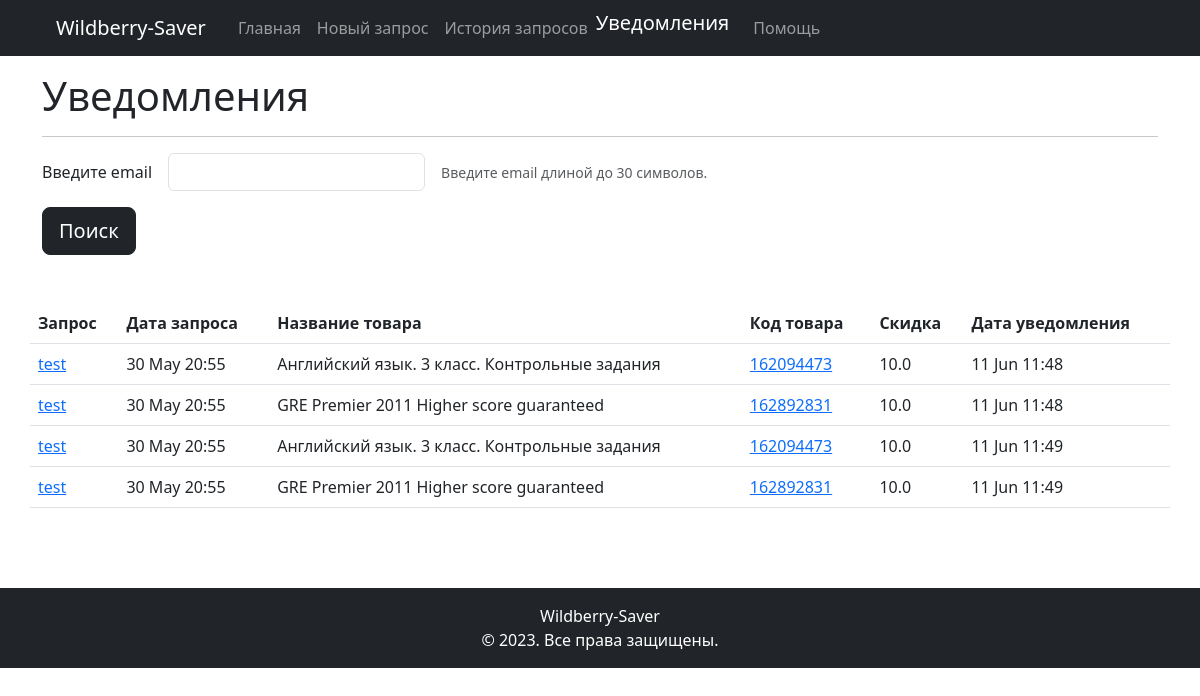
The page /notifications on the database as committed earlier.
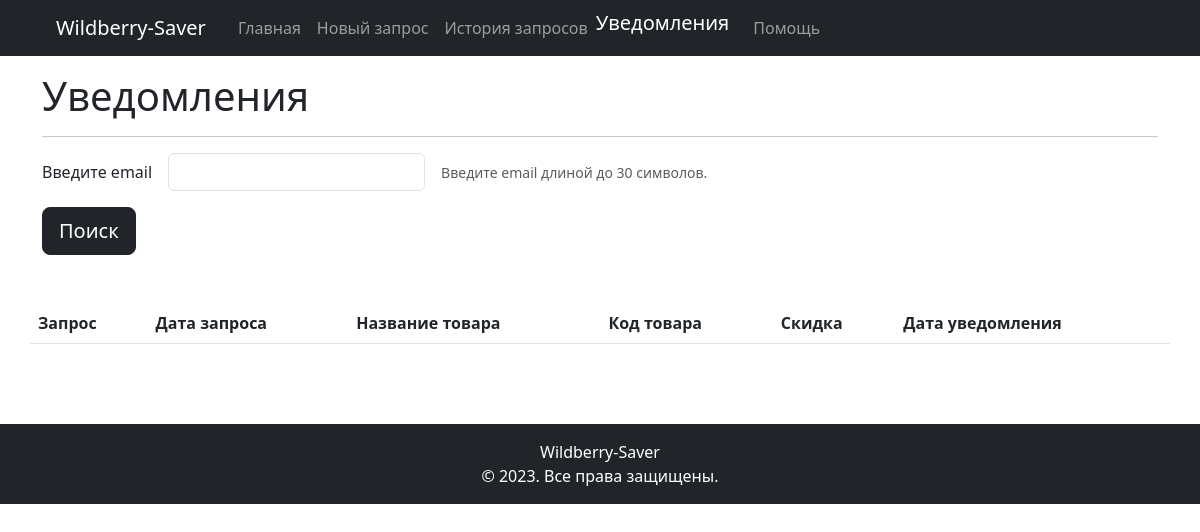
The same page on the database as committed later.
### models.py (models this page shows)
class Query(db.Model):
    __tablename__ = 'queries'
    id = db.Column(db.Integer, primary_key=True)
    user_id = db.Column(db.Integer, db.ForeignKey('users.id'))
    query_title = db.Column(db.String(255))
    discount = db.Column(db.Float)
    created_at = db.Column(db.DateTime, default=datetime.now)
    user = db.relationship("User", back_populates="queries")
    products = db.relationship("Product", secondary="products_queries")
    notifications = db.relationship("Notification")

### views.py (the view)
@app.route('/notifications', methods=['GET', 'POST'])
def notifications_page():
    form = EmailSearch()
    notifications = get_notifications()
    if form.validate_on_submit():
        email = form.email.data
        notifications = get_notifications(email)
        form = EmailSearch()
    return render_template('notifications.html',
                            title='Уведомления',
                            form=form,
                            notifications=notifications,)

### forms.py
class EmailSearch(FlaskForm):
    email = EmailField(
        'Введите email',
        validators=[Email(message='Введите email'), Length(max=30, message='Введите Емаил длиной до 30 символов')]
    )
    submit = SubmitField('Поиск')

### crud.py (called while the page is built)
def get_notifications(email=None):
    def create_dict(notifications):
        return [
            {
                'query': notification.query_obj.query_title,
                'product_name': notification.product.name,
                'discount': notification.query_obj.discount,
                'date_query': notification.query_obj.created_at.strftime('%d %b %H:%M'),
                'created_at': notification.created_at.strftime('%d %b %H:%M'),
                'product_id': notification.product.id,
            } for notification in notifications
        ]
    if email:
        result = []
        user = models.User.query.filter_by(email=email).first()
        if user:
            for query in user.queries:
                result += create_dict(query.notifications)
            return result
    else:
        return create_dict(models.Notification.query.all())

### templates/notifications.html (shortened to what this page needs)
{% extends "includes/base.html" %}
{% block content %}
  <h1>Уведомления </h1>
  <hr>
<form method="POST" action="" novalidate>
  <div class="row g-3 align-items-center">
    <div class="col-auto">
      {{ form.email.label }}
    </div>
    <div class="col-auto">
      {{ form.email(class="form-control") }}
    </div>
    <div class="col-auto">
      <span id="passwordHelpInline" class="form-text">
        Введите email длиной до 30 символов.
      </span>
    </div>
    <div class="d-grid gap-2 d-md-block">
    {{ form.submit(class="btn btn-dark btn-lg") }}
    </div>
  </div>
<div class="row my-5">
  <table class="table">
    <thead>
      <tr>
        <th scope="col">Запрос</th>
        <th scope="col">Дата запроса</th>
        <th scope="col">Название товара</th>
        <th scope="col">Код товара</th>
        <th scope="col">Скидка</th>
        <th scope="col">Дата уведомления</th>
      </tr>
    </thead>
    <tbody>
      {% for notification in notifications %}
      <tr>
        <td>
          <a href="https://www.wildberries.ru/catalog/0/search.aspx?search={{notification.query}}">{{notification.query}}</a>
        </td>
        <td>{{notification.date_query}}</td>
        <td>{{notification.product_name}}</td>
        <td>
          <a href="https://www.wildberries.ru/catalog/{{notification.product_id}}/detail.aspx">{{notification.product_id}}</a>
        </td>
        <td>{{notification.discount}}</td>
        <td>{{notification.created_at}}</td>
      </tr>
      {% endfor %}
    </tbody>
  </table>
</div>
</form>
{% endblock content %}

### templates/includes/base.html (shortened to what this page needs)
<!DOCTYPE html>
<html lang="ru">
<head>
  <link href="https://cdn.jsdelivr.net/npm/bootstrap@5.3.0-alpha3/dist/css/bootstrap.min.css" rel="stylesheet">
</head>
<body>
  <div id="wrapper">
    {% include "includes/navigation.html" %}
    <div class="container my-3">
      <div class="row">
        <div class="col-md-12">
          {% block content %}{% endblock content %}
        </div>
      </div>
    </div>
    {% include "includes/footer.html" %}
  </div>
</body>
</html>

### templates/includes/navigation.html (shortened to what this page needs)
<nav class="navbar navbar-expand-md navbar-dark bg-dark">
  <div class="collapse navbar-collapse mx-5" id="navbarNav">
    <ul class="navbar-nav">
      <li class="nav-item active">
        <a class="navbar-brand nav-link" href="{{ url_for('index') }}">Wildberry-Saver</a>
      </li>
      <li class="nav-item active">
        <a class="{% if title == 'Главная' %}navbar-brand{%else%}nav-link{%endif%}"href="{{ url_for('index') }}">Главная</a>
      </li>
      <li class="nav-brand">
        <a class="{% if title == 'Новый запрос' %}navbar-brand{%else%}nav-link{%endif%}"href="{{ url_for('add_query') }}">Новый запрос</a>
      </li>
      <li class="nav-item">
        <a class="{% if title == 'История запросов' %}navbar-brand{%else%}nav-link{%endif%}"href="{{ url_for('history_search') }}">История запросов</a>
      </li>
      <li class="nav-item">
        <a class="{% if title == 'Уведомления' %}navbar-brand{%else%}nav-link{%endif%}"href="{{ url_for('notifications_page') }}">Уведомления</a>
      </li>
      <li class="nav-item">
        <a class="{% if title == 'Помощь' %}navbar-brand{%else%}nav-link{%endif%}"href="{{ url_for('help_page') }}">Помощь</a>
      </li>
    </ul>
  </div>
</nav>

### templates/includes/footer.html
<footer id="footer" class="bg-dark text-white text-center py-3">
  <a class="navbar-brand nav-link" href="{{ url_for('index') }}">Wildberry-Saver</a> &copy; 2023. Все права защищены.
</footer>

Rows that differ between the two databases and show on the page:
removed Query: query "test", date_query "30 May 20:55", product_name "Английский язык. 3 класс. Контрольные задания", product_id "162094473", discount "10.0", created_at "11 Jun 11:48", product_name "GRE Premier 2011 Higher score guaranteed", product_id "162892831"
removed Query: query "test", date_query "30 May 20:55", product_name "Английский язык. 3 класс. Контрольные задания", product_id "162094473", discount "10.0", created_at "11 Jun 11:49", product_name "GRE Premier 2011 Higher score guaranteed", product_id "162892831"
